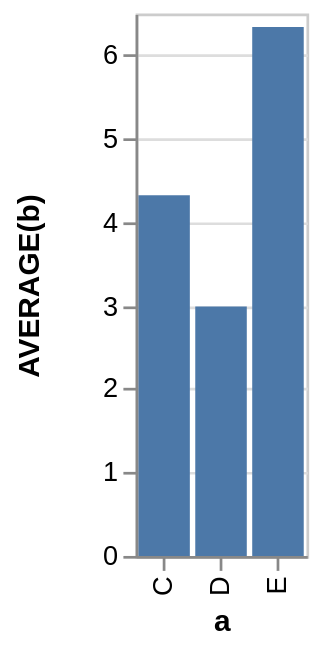

The specification (Vega-Lite) saved for this image:
### Vega specification from a JSON file in a GitHub repository (floating-point values rounded to 4 significant figures)
{"$schema": "https://vega.github.io/schema/vega/v3.0.json", "autosize": "pad", "padding": 5, "style": "cell", "data": [{"name": "source_0", "values": [{"a": "C", "b": 2}, {"a": "C", "b": 7}, {"a": "C", "b": 4}, {"a": "D", "b": 1}, {"a": "D", "b": 2}, {"a": "D", "b": 6}, {"a": "E", "b": 8}, {"a": "E", "b": 4}, {"a": "E", "b": 7}]}, {"name": "data_0", "source": "source_0", "transform": [{"type": "formula", "expr": "toNumber(datum[\"b\"])", "as": "b"}, {"type": "aggregate", "groupby": ["a"], "ops": ["average"], "fields": ["b"], "as": ["average_b"]}]}], "signals": [{"name": "x_step", "value": 21}, {"name": "width", "update": "bandspace(domain('x').length, 0.1, 0.05) * x_step"}, {"name": "height", "update": "200"}], "marks": [{"name": "marks", "type": "rect", "role": "bar", "style": ["bar"], "from": {"data": "data_0"}, "encode": {"update": {"x": {"scale": "x", "field": "a"}, "width": {"scale": "x", "band": true}, "y": {"scale": "y", "field": "average_b"}, "y2": {"scale": "y", "value": 0}, "fill": {"value": "#4c78a8"}}}}], "scales": [{"name": "x", "type": "band", "domain": {"data": "data_0", "field": "a", "sort": true}, "range": {"step": {"signal": "x_step"}}, "round": true, "paddingInner": 0.1, "paddingOuter": 0.05}, {"name": "y", "type": "linear", "domain": {"data": "data_0", "field": "average_b"}, "range": [{"signal": "height"}, 0], "round": true, "nice": true, "zero": true}], "axes": [{"scale": "x", "orient": "bottom", "title": "a", "zindex": 1, "encode": {"labels": {"update": {"angle": {"value": 270}, "align": {"value": "right"}, "baseline": {"value": "middle"}}}}}, {"scale": "y", "labelOverlap": true, "orient": "left", "tickCount": {"signal": "ceil(height/40)"}, "title": "AVERAGE(b)", "zindex": 1}, {"scale": "y", "domain": false, "grid": true, "labels": false, "maxExtent": 0, "minExtent": 0, "orient": "left", "tickCount": {"signal": "ceil(height/40)"}, "ticks": false, "zindex": 0, "gridScale": "x"}], "config": {"axis": {"domainColor": "#888", "tickColor": "#888"}, "axisY": {"minExtent": 30}, "style": {"cell": {"fill": "transparent", "stroke": "#ccc"}}}}
